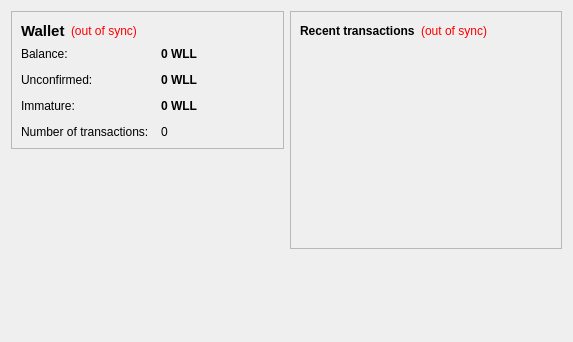
<?xml version="1.0" encoding="UTF-8"?>
<ui version="4.0">
 <class>OverviewPage</class>
 <widget class="QWidget" name="OverviewPage">
  <property name="geometry">
   <rect>
    <x>0</x>
    <y>0</y>
    <width>573</width>
    <height>342</height>
   </rect>
  </property>
  <property name="windowTitle">
   <string>Form</string>
  </property>
  <layout class="QHBoxLayout" name="horizontalLayout" stretch="1,1">
   <item>
    <layout class="QVBoxLayout" name="verticalLayout_2">
     <item>
      <widget class="QFrame" name="frame">
       <property name="frameShape">
        <enum>QFrame::StyledPanel</enum>
       </property>
       <property name="frameShadow">
        <enum>QFrame::Raised</enum>
       </property>
       <layout class="QVBoxLayout" name="verticalLayout_4">
        <item>
         <layout class="QHBoxLayout" name="horizontalLayout_4">
          <item>
           <widget class="QLabel" name="label_5">
            <property name="font">
             <font>
              <pointsize>11</pointsize>
              <weight>75</weight>
              <bold>true</bold>
             </font>
            </property>
            <property name="text">
             <string>Wallet</string>
            </property>
           </widget>
          </item>
          <item>
           <widget class="QLabel" name="labelWalletStatus">
            <property name="toolTip">
             <string>The displayed information may be out of date. Your wallet automatically synchronizes with the WallCoin network after a connection is established, but this process has not completed yet.</string>
            </property>
            <property name="styleSheet">
             <string notr="true">QLabel { color: red; }</string>
            </property>
            <property name="text">
             <string notr="true">(out of sync)</string>
            </property>
            <property name="alignment">
             <set>Qt::AlignLeading|Qt::AlignLeft|Qt::AlignVCenter</set>
            </property>
           </widget>
          </item>
          <item>
           <spacer name="horizontalSpacer_2">
            <property name="orientation">
             <enum>Qt::Horizontal</enum>
            </property>
            <property name="sizeHint" stdset="0">
             <size>
              <width>40</width>
              <height>20</height>
             </size>
            </property>
           </spacer>
          </item>
         </layout>
        </item>
        <item>
         <layout class="QFormLayout" name="formLayout_2">
          <property name="fieldGrowthPolicy">
           <enum>QFormLayout::AllNonFixedFieldsGrow</enum>
          </property>
          <property name="horizontalSpacing">
           <number>12</number>
          </property>
          <property name="verticalSpacing">
           <number>12</number>
          </property>
          <item row="0" column="0">
           <widget class="QLabel" name="label">
            <property name="text">
             <string>Balance:</string>
            </property>
           </widget>
          </item>
          <item row="0" column="1">
           <widget class="QLabel" name="labelBalance">
            <property name="font">
             <font>
              <weight>75</weight>
              <bold>true</bold>
             </font>
            </property>
            <property name="cursor">
             <cursorShape>IBeamCursor</cursorShape>
            </property>
            <property name="toolTip">
             <string>Your current balance</string>
            </property>
            <property name="text">
             <string notr="true">0 WLL</string>
            </property>
            <property name="textInteractionFlags">
             <set>Qt::LinksAccessibleByMouse|Qt::TextSelectableByKeyboard|Qt::TextSelectableByMouse</set>
            </property>
           </widget>
          </item>
          <item row="1" column="0">
           <widget class="QLabel" name="label_3">
            <property name="text">
             <string>Unconfirmed:</string>
            </property>
           </widget>
          </item>
          <item row="1" column="1">
           <widget class="QLabel" name="labelUnconfirmed">
            <property name="font">
             <font>
              <weight>75</weight>
              <bold>true</bold>
             </font>
            </property>
            <property name="cursor">
             <cursorShape>IBeamCursor</cursorShape>
            </property>
            <property name="toolTip">
             <string>Total of transactions that have yet to be confirmed, and do not yet count toward the current balance</string>
            </property>
            <property name="text">
             <string notr="true">0 WLL</string>
            </property>
            <property name="textInteractionFlags">
             <set>Qt::LinksAccessibleByMouse|Qt::TextSelectableByKeyboard|Qt::TextSelectableByMouse</set>
            </property>
           </widget>
          </item>
          <item row="3" column="0">
           <widget class="QLabel" name="label_2">
            <property name="text">
             <string>Number of transactions:</string>
            </property>
           </widget>
          </item>
          <item row="3" column="1">
           <widget class="QLabel" name="labelNumTransactions">
            <property name="toolTip">
             <string>Total number of transactions in wallet</string>
            </property>
            <property name="text">
             <string notr="true">0</string>
            </property>
           </widget>
          </item>
          <item row="2" column="0">
           <widget class="QLabel" name="labelImmatureText">
            <property name="text">
             <string>Immature:</string>
            </property>
           </widget>
          </item>
          <item row="2" column="1">
           <widget class="QLabel" name="labelImmature">
            <property name="font">
             <font>
              <weight>75</weight>
              <bold>true</bold>
             </font>
            </property>
            <property name="toolTip">
             <string>Mined balance that has not yet matured</string>
            </property>
            <property name="text">
             <string notr="true">0 WLL</string>
            </property>
            <property name="textInteractionFlags">
             <set>Qt::LinksAccessibleByMouse|Qt::TextSelectableByKeyboard|Qt::TextSelectableByMouse</set>
            </property>
           </widget>
          </item>
         </layout>
        </item>
       </layout>
      </widget>
     </item>
     <item>
      <spacer name="verticalSpacer">
       <property name="orientation">
        <enum>Qt::Vertical</enum>
       </property>
       <property name="sizeHint" stdset="0">
        <size>
         <width>20</width>
         <height>40</height>
        </size>
       </property>
      </spacer>
     </item>
    </layout>
   </item>
   <item>
    <layout class="QVBoxLayout" name="verticalLayout_3">
     <item>
      <widget class="QFrame" name="frame_2">
       <property name="frameShape">
        <enum>QFrame::StyledPanel</enum>
       </property>
       <property name="frameShadow">
        <enum>QFrame::Raised</enum>
       </property>
       <layout class="QVBoxLayout" name="verticalLayout">
        <item>
         <layout class="QHBoxLayout" name="horizontalLayout_2">
          <item>
           <widget class="QLabel" name="label_4">
            <property name="text">
             <string>&lt;b&gt;Recent transactions&lt;/b&gt;</string>
            </property>
           </widget>
          </item>
          <item>
           <widget class="QLabel" name="labelTransactionsStatus">
            <property name="toolTip">
             <string>The displayed information may be out of date. Your wallet automatically synchronizes with the WallCoin network after a connection is established, but this process has not completed yet.</string>
            </property>
            <property name="styleSheet">
             <string notr="true">QLabel { color: red; }</string>
            </property>
            <property name="text">
             <string notr="true">(out of sync)</string>
            </property>
            <property name="alignment">
             <set>Qt::AlignRight|Qt::AlignTrailing|Qt::AlignVCenter</set>
            </property>
           </widget>
          </item>
          <item>
           <spacer name="horizontalSpacer">
            <property name="orientation">
             <enum>Qt::Horizontal</enum>
            </property>
            <property name="sizeHint" stdset="0">
             <size>
              <width>40</width>
              <height>20</height>
             </size>
            </property>
           </spacer>
          </item>
         </layout>
        </item>
        <item>
         <widget class="QListView" name="listTransactions">
          <property name="styleSheet">
           <string notr="true">QListView { background: transparent; }</string>
          </property>
          <property name="frameShape">
           <enum>QFrame::NoFrame</enum>
          </property>
          <property name="verticalScrollBarPolicy">
           <enum>Qt::ScrollBarAlwaysOff</enum>
          </property>
          <property name="horizontalScrollBarPolicy">
           <enum>Qt::ScrollBarAlwaysOff</enum>
          </property>
          <property name="selectionMode">
           <enum>QAbstractItemView::NoSelection</enum>
          </property>
         </widget>
        </item>
       </layout>
      </widget>
     </item>
     <item>
      <spacer name="verticalSpacer_2">
       <property name="orientation">
        <enum>Qt::Vertical</enum>
       </property>
       <property name="sizeHint" stdset="0">
        <size>
         <width>20</width>
         <height>40</height>
        </size>
       </property>
      </spacer>
     </item>
    </layout>
   </item>
  </layout>
 </widget>
 <resources/>
 <connections/>
</ui>
